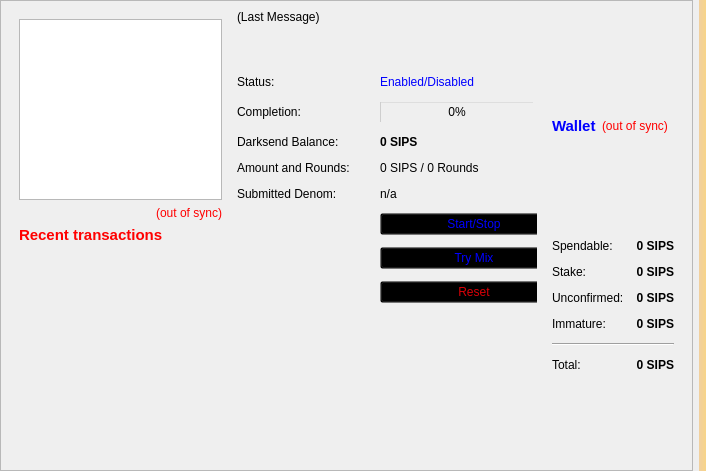
<?xml version="1.0" encoding="UTF-8"?>
<ui version="4.0">
 <class>OverviewPage</class>
 <widget class="QWidget" name="OverviewPage">
  <property name="geometry">
   <rect>
    <x>0</x>
    <y>0</y>
    <width>706</width>
    <height>471</height>
   </rect>
  </property>
  <property name="windowTitle">
   <string>Form</string>
  </property>
  <property name="styleSheet">
   <string notr="true">background-image: url(:/images/bkg);</string>
  </property>
  <layout class="QHBoxLayout" name="horizontalLayout_3">
   <property name="leftMargin">
    <number>0</number>
   </property>
   <property name="topMargin">
    <number>0</number>
   </property>
   <property name="rightMargin">
    <number>0</number>
   </property>
   <property name="bottomMargin">
    <number>0</number>
   </property>
   <item>
    <widget class="QScrollArea" name="scrollArea">
     <property name="widgetResizable">
      <bool>true</bool>
     </property>
     <widget class="QWidget" name="scrollAreaWidgetContents">
      <property name="geometry">
       <rect>
        <x>0</x>
        <y>0</y>
        <width>687</width>
        <height>469</height>
       </rect>
      </property>
      <layout class="QGridLayout" name="horizontalLayout">
       <item row="0" column="0">
        <widget class="QWidget" name="widget_2" native="true">
         <layout class="QVBoxLayout" name="verticalLayout">
          <item>
           <layout class="QVBoxLayout" name="verticalLayout_6">
            <item>
             <widget class="QTreeView" name="treeView"/>
            </item>
            <item>
             <widget class="QLabel" name="labelTransactionsStatus">
              <property name="toolTip">
               <string>The displayed information may be out of date. Your wallet automatically synchronizes with the Sips network after a connection is established, but this process has not completed yet.</string>
              </property>
              <property name="styleSheet">
               <string notr="true">QLabel { color: red; }</string>
              </property>
              <property name="text">
               <string notr="true">&lt;html&gt;&lt;head/&gt;&lt;body&gt;&lt;p&gt;&lt;span style=&quot; color:#ff0000;&quot;&gt;(out of sync)&lt;/span&gt;&lt;/p&gt;&lt;/body&gt;&lt;/html&gt;</string>
              </property>
              <property name="alignment">
               <set>Qt::AlignRight|Qt::AlignTrailing|Qt::AlignVCenter</set>
              </property>
             </widget>
            </item>
            <item>
             <widget class="QLabel" name="label_4">
              <property name="font">
               <font>
                <pointsize>11</pointsize>
                <weight>75</weight>
                <bold>true</bold>
               </font>
              </property>
              <property name="text">
               <string>&lt;html&gt;&lt;head/&gt;&lt;body&gt;&lt;p&gt;&lt;span style=&quot; color:#ff0000;&quot;&gt;Recent transactions&lt;/span&gt;&lt;/p&gt;&lt;/body&gt;&lt;/html&gt;</string>
              </property>
             </widget>
            </item>
            <item>
             <spacer name="horizontalSpacer">
              <property name="orientation">
               <enum>Qt::Horizontal</enum>
              </property>
              <property name="sizeHint" stdset="0">
               <size>
                <width>40</width>
                <height>20</height>
               </size>
              </property>
             </spacer>
            </item>
            <item>
             <widget class="QListView" name="listTransactions">
              <property name="styleSheet">
               <string notr="true">QListView { background: transparent; }</string>
              </property>
              <property name="frameShape">
               <enum>QFrame::NoFrame</enum>
              </property>
              <property name="verticalScrollBarPolicy">
               <enum>Qt::ScrollBarAlwaysOff</enum>
              </property>
              <property name="horizontalScrollBarPolicy">
               <enum>Qt::ScrollBarAlwaysOff</enum>
              </property>
              <property name="selectionMode">
               <enum>QAbstractItemView::NoSelection</enum>
              </property>
             </widget>
            </item>
           </layout>
          </item>
         </layout>
        </widget>
       </item>
       <item row="0" column="3">
        <layout class="QVBoxLayout" name="verticalLayout_2">
         <item>
          <widget class="QWidget" name="widget" native="true">
           <layout class="QVBoxLayout" name="verticalLayout_4">
            <item>
             <layout class="QHBoxLayout" name="horizontalLayout_4">
              <item>
               <widget class="QLabel" name="label_5">
                <property name="font">
                 <font>
                  <pointsize>11</pointsize>
                  <weight>75</weight>
                  <bold>true</bold>
                 </font>
                </property>
                <property name="styleSheet">
                 <string notr="true">color: rgb(0, 0, 255);</string>
                </property>
                <property name="text">
                 <string>Wallet</string>
                </property>
               </widget>
              </item>
              <item>
               <widget class="QLabel" name="labelWalletStatus">
                <property name="toolTip">
                 <string>The displayed information may be out of date. Your wallet automatically synchronizes with the Sips network after a connection is established, but this process has not completed yet.</string>
                </property>
                <property name="styleSheet">
                 <string notr="true">QLabel { color: red; }</string>
                </property>
                <property name="text">
                 <string notr="true">(out of sync)</string>
                </property>
                <property name="alignment">
                 <set>Qt::AlignLeading|Qt::AlignLeft|Qt::AlignVCenter</set>
                </property>
               </widget>
              </item>
              <item>
               <spacer name="horizontalSpacer_2">
                <property name="orientation">
                 <enum>Qt::Horizontal</enum>
                </property>
                <property name="sizeHint" stdset="0">
                 <size>
                  <width>40</width>
                  <height>20</height>
                 </size>
                </property>
               </spacer>
              </item>
             </layout>
            </item>
            <item>
             <layout class="QFormLayout" name="formLayout_2">
              <property name="fieldGrowthPolicy">
               <enum>QFormLayout::AllNonFixedFieldsGrow</enum>
              </property>
              <property name="horizontalSpacing">
               <number>12</number>
              </property>
              <property name="verticalSpacing">
               <number>12</number>
              </property>
              <item row="0" column="0">
               <widget class="QLabel" name="label">
                <property name="text">
                 <string>Spendable:</string>
                </property>
               </widget>
              </item>
              <item row="0" column="1">
               <widget class="QLabel" name="labelBalance">
                <property name="font">
                 <font>
                  <weight>75</weight>
                  <bold>true</bold>
                 </font>
                </property>
                <property name="cursor">
                 <cursorShape>IBeamCursor</cursorShape>
                </property>
                <property name="toolTip">
                 <string>Your current spendable balance</string>
                </property>
                <property name="text">
                 <string notr="true">0 SIPS</string>
                </property>
                <property name="alignment">
                 <set>Qt::AlignRight|Qt::AlignTrailing|Qt::AlignVCenter</set>
                </property>
                <property name="textInteractionFlags">
                 <set>Qt::LinksAccessibleByMouse|Qt::TextSelectableByKeyboard|Qt::TextSelectableByMouse</set>
                </property>
               </widget>
              </item>
              <item row="1" column="0">
               <widget class="QLabel" name="label_6">
                <property name="text">
                 <string>Stake:</string>
                </property>
               </widget>
              </item>
              <item row="1" column="1">
               <widget class="QLabel" name="labelStake">
                <property name="font">
                 <font>
                  <weight>75</weight>
                  <bold>true</bold>
                 </font>
                </property>
                <property name="cursor">
                 <cursorShape>IBeamCursor</cursorShape>
                </property>
                <property name="toolTip">
                 <string>Total of coins that was staked, and do not yet count toward the current balance</string>
                </property>
                <property name="text">
                 <string notr="true">0 SIPS</string>
                </property>
                <property name="alignment">
                 <set>Qt::AlignRight|Qt::AlignTrailing|Qt::AlignVCenter</set>
                </property>
                <property name="textInteractionFlags">
                 <set>Qt::LinksAccessibleByMouse|Qt::TextSelectableByKeyboard|Qt::TextSelectableByMouse</set>
                </property>
               </widget>
              </item>
              <item row="2" column="0">
               <widget class="QLabel" name="label_3">
                <property name="text">
                 <string>Unconfirmed:</string>
                </property>
               </widget>
              </item>
              <item row="2" column="1">
               <widget class="QLabel" name="labelUnconfirmed">
                <property name="font">
                 <font>
                  <weight>75</weight>
                  <bold>true</bold>
                 </font>
                </property>
                <property name="cursor">
                 <cursorShape>IBeamCursor</cursorShape>
                </property>
                <property name="toolTip">
                 <string>Total of transactions that have yet to be confirmed, and do not yet count toward the current balance</string>
                </property>
                <property name="text">
                 <string notr="true">0 SIPS</string>
                </property>
                <property name="alignment">
                 <set>Qt::AlignRight|Qt::AlignTrailing|Qt::AlignVCenter</set>
                </property>
                <property name="textInteractionFlags">
                 <set>Qt::LinksAccessibleByMouse|Qt::TextSelectableByKeyboard|Qt::TextSelectableByMouse</set>
                </property>
               </widget>
              </item>
              <item row="3" column="0">
               <widget class="QLabel" name="labelImmatureText">
                <property name="text">
                 <string>Immature:</string>
                </property>
               </widget>
              </item>
              <item row="3" column="1">
               <widget class="QLabel" name="labelImmature">
                <property name="font">
                 <font>
                  <weight>75</weight>
                  <bold>true</bold>
                 </font>
                </property>
                <property name="toolTip">
                 <string>Mined balance that has not yet matured</string>
                </property>
                <property name="text">
                 <string notr="true">0 SIPS</string>
                </property>
                <property name="alignment">
                 <set>Qt::AlignRight|Qt::AlignTrailing|Qt::AlignVCenter</set>
                </property>
                <property name="textInteractionFlags">
                 <set>Qt::LinksAccessibleByMouse|Qt::TextSelectableByKeyboard|Qt::TextSelectableByMouse</set>
                </property>
               </widget>
              </item>
              <item row="4" column="0" colspan="2">
               <widget class="Line" name="line">
                <property name="orientation">
                 <enum>Qt::Horizontal</enum>
                </property>
               </widget>
              </item>
              <item row="5" column="0">
               <widget class="QLabel" name="labelTotalText">
                <property name="text">
                 <string>Total:</string>
                </property>
               </widget>
              </item>
              <item row="5" column="1">
               <widget class="QLabel" name="labelTotal">
                <property name="font">
                 <font>
                  <weight>75</weight>
                  <bold>true</bold>
                 </font>
                </property>
                <property name="cursor">
                 <cursorShape>IBeamCursor</cursorShape>
                </property>
                <property name="toolTip">
                 <string>Your current total balance</string>
                </property>
                <property name="text">
                 <string notr="true">&lt;html&gt;&lt;head/&gt;&lt;body&gt;&lt;p&gt;0 SIPS&lt;/p&gt;&lt;/body&gt;&lt;/html&gt;</string>
                </property>
                <property name="alignment">
                 <set>Qt::AlignRight|Qt::AlignTrailing|Qt::AlignVCenter</set>
                </property>
                <property name="textInteractionFlags">
                 <set>Qt::LinksAccessibleByMouse|Qt::TextSelectableByKeyboard|Qt::TextSelectableByMouse</set>
                </property>
               </widget>
              </item>
             </layout>
            </item>
           </layout>
          </widget>
         </item>
        </layout>
       </item>
       <item row="0" column="1">
        <widget class="QFrame" name="frameDarksend">
         <property name="sizePolicy">
          <sizepolicy hsizetype="MinimumExpanding" vsizetype="MinimumExpanding">
           <horstretch>0</horstretch>
           <verstretch>0</verstretch>
          </sizepolicy>
         </property>
         <property name="minimumSize">
          <size>
           <width>300</width>
           <height>261</height>
          </size>
         </property>
         <property name="styleSheet">
          <string notr="true">background:transparent;</string>
         </property>
         <property name="frameShape">
          <enum>QFrame::StyledPanel</enum>
         </property>
         <property name="frameShadow">
          <enum>QFrame::Raised</enum>
         </property>
         <widget class="QWidget" name="verticalLayoutWidget">
          <property name="geometry">
           <rect>
            <x>0</x>
            <y>0</y>
            <width>331</width>
            <height>305</height>
           </rect>
          </property>
          <layout class="QVBoxLayout" name="verticalLayout_5">
           <item>
            <widget class="QLabel" name="darksendStatus">
             <property name="minimumSize">
              <size>
               <width>288</width>
               <height>43</height>
              </size>
             </property>
             <property name="styleSheet">
              <string notr="true">color: rgb(0, 0, 0);</string>
             </property>
             <property name="text">
              <string>(Last Message)</string>
             </property>
             <property name="alignment">
              <set>Qt::AlignLeading|Qt::AlignLeft|Qt::AlignTop</set>
             </property>
             <property name="wordWrap">
              <bool>true</bool>
             </property>
            </widget>
           </item>
           <item>
            <layout class="QFormLayout" name="formLayout">
             <property name="fieldGrowthPolicy">
              <enum>QFormLayout::AllNonFixedFieldsGrow</enum>
             </property>
             <property name="horizontalSpacing">
              <number>30</number>
             </property>
             <property name="verticalSpacing">
              <number>12</number>
             </property>
             <item row="0" column="0">
              <widget class="QLabel" name="label_6">
               <property name="text">
                <string>Status:</string>
               </property>
              </widget>
             </item>
             <item row="0" column="1">
              <widget class="QLabel" name="darksendEnabled">
               <property name="styleSheet">
                <string notr="true">color: rgb(0, 0, 255);</string>
               </property>
               <property name="text">
                <string>Enabled/Disabled</string>
               </property>
              </widget>
             </item>
             <item row="1" column="0">
              <widget class="QLabel" name="label_7">
               <property name="styleSheet">
                <string notr="true">color: rgb(0, 0, 0);</string>
               </property>
               <property name="text">
                <string>Completion:</string>
               </property>
              </widget>
             </item>
             <item row="1" column="1">
              <widget class="QProgressBar" name="darksendProgress">
               <property name="maximumSize">
                <size>
                 <width>154</width>
                 <height>16777215</height>
                </size>
               </property>
               <property name="styleSheet">
                <string notr="true">background:transparent;</string>
               </property>
               <property name="value">
                <number>0</number>
               </property>
              </widget>
             </item>
             <item row="2" column="0">
              <widget class="QLabel" name="labelAnonymizedText">
               <property name="styleSheet">
                <string notr="true">color: rgb(0, 0, 0);</string>
               </property>
               <property name="text">
                <string>Darksend Balance:</string>
               </property>
              </widget>
             </item>
             <item row="2" column="1">
              <widget class="QLabel" name="labelAnonymized">
               <property name="font">
                <font>
                 <weight>75</weight>
                 <bold>true</bold>
                </font>
               </property>
               <property name="styleSheet">
                <string notr="true">color: rgb(0, 0, 0);</string>
               </property>
               <property name="text">
                <string>0 SIPS</string>
               </property>
              </widget>
             </item>
             <item row="3" column="0">
              <widget class="QLabel" name="label_8">
               <property name="styleSheet">
                <string notr="true">color: rgb(0, 0, 0);</string>
               </property>
               <property name="text">
                <string>Amount and Rounds:</string>
               </property>
              </widget>
             </item>
             <item row="3" column="1">
              <widget class="QLabel" name="labelAmountRounds">
               <property name="styleSheet">
                <string notr="true">color: rgb(0, 0, 0);</string>
               </property>
               <property name="text">
                <string>0 SIPS / 0 Rounds</string>
               </property>
              </widget>
             </item>
             <item row="4" column="0">
              <widget class="QLabel" name="label_9">
               <property name="styleSheet">
                <string notr="true">color: rgb(0, 0, 0);</string>
               </property>
               <property name="text">
                <string>Submitted Denom:</string>
               </property>
              </widget>
             </item>
             <item row="4" column="1">
              <widget class="QLabel" name="labelSubmittedDenom">
               <property name="statusTip">
                <string>The denominations you submitted to the Adrenaline Node. To mix, other users must submit the exact same denominations.</string>
               </property>
               <property name="styleSheet">
                <string notr="true">color: rgb(0, 0, 0);</string>
               </property>
               <property name="text">
                <string>n/a</string>
               </property>
              </widget>
             </item>
             <item row="9" column="1">
              <layout class="QHBoxLayout" name="horizontalLayout_2"/>
             </item>
             <item row="8" column="0">
              <layout class="QVBoxLayout" name="verticalLayout_3"/>
             </item>
             <item row="7" column="1">
              <widget class="QPushButton" name="darksendAuto">
               <property name="sizePolicy">
                <sizepolicy hsizetype="MinimumExpanding" vsizetype="Fixed">
                 <horstretch>0</horstretch>
                 <verstretch>0</verstretch>
                </sizepolicy>
               </property>
               <property name="toolTip">
                <string>Try to manually submit a Darksend request.</string>
               </property>
               <property name="styleSheet">
                <string notr="true">color: rgb(0, 0, 255);</string>
               </property>
               <property name="text">
                <string>Try Mix</string>
               </property>
              </widget>
             </item>
             <item row="5" column="1">
              <widget class="QPushButton" name="toggleDarksend">
               <property name="sizePolicy">
                <sizepolicy hsizetype="MinimumExpanding" vsizetype="Fixed">
                 <horstretch>0</horstretch>
                 <verstretch>0</verstretch>
                </sizepolicy>
               </property>
               <property name="styleSheet">
                <string notr="true">color: rgb(0, 0, 255);</string>
               </property>
               <property name="text">
                <string>Start/Stop</string>
               </property>
              </widget>
             </item>
             <item row="8" column="1">
              <widget class="QPushButton" name="darksendReset">
               <property name="sizePolicy">
                <sizepolicy hsizetype="MinimumExpanding" vsizetype="Fixed">
                 <horstretch>0</horstretch>
                 <verstretch>0</verstretch>
                </sizepolicy>
               </property>
               <property name="toolTip">
                <string>Reset the current status of Darksend (can interrupt Darksend if it's in the process of Mixing, which can cost you money!)</string>
               </property>
               <property name="autoFillBackground">
                <bool>false</bool>
               </property>
               <property name="styleSheet">
                <string notr="true">color: rgb(217, 0, 7);</string>
               </property>
               <property name="text">
                <string>Reset</string>
               </property>
              </widget>
             </item>
            </layout>
           </item>
          </layout>
         </widget>
        </widget>
       </item>
      </layout>
     </widget>
    </widget>
   </item>
   <item>
    <widget class="QLabel" name="labelAlerts">
     <property name="visible">
      <bool>true</bool>
     </property>
     <property name="styleSheet">
      <string notr="true">background-color: qlineargradient(x1: 0, y1: 0, x2: 1, y2: 0, stop:0 #F0D0A0, stop:1 #F8D488);  color:#000000
</string>
     </property>
     <property name="wordWrap">
      <bool>true</bool>
     </property>
     <property name="margin">
      <number>3</number>
     </property>
    </widget>
   </item>
  </layout>
 </widget>
 <resources/>
 <connections/>
</ui>
